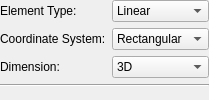
              <widget class="QFrame" name="MeshInputs">
               <property name="frameShape">
                <enum>QFrame::Shape::NoFrame</enum>
               </property>
               <property name="frameShadow">
                <enum>QFrame::Shadow::Raised</enum>
               </property>
               <layout class="QFormLayout" name="formLayout_9">
                <property name="horizontalSpacing">
                 <number>0</number>
                </property>
                <property name="leftMargin">
                 <number>0</number>
                </property>
                <property name="topMargin">
                 <number>0</number>
                </property>
                <property name="rightMargin">
                 <number>0</number>
                </property>
                <property name="bottomMargin">
                 <number>0</number>
                </property>
                <item row="0" column="1">
                 <layout class="QFormLayout" name="formLayout_11">
                  <property name="fieldGrowthPolicy">
                   <enum>QFormLayout::FieldGrowthPolicy::ExpandingFieldsGrow</enum>
                  </property>
                  <property name="labelAlignment">
                   <set>Qt::AlignmentFlag::AlignLeading|Qt::AlignmentFlag::AlignLeft|Qt::AlignmentFlag::AlignTop</set>
                  </property>
                  <property name="horizontalSpacing">
                   <number>6</number>
                  </property>
                  <property name="verticalSpacing">
                   <number>6</number>
                  </property>
                  <property name="leftMargin">
                   <number>0</number>
                  </property>
                  <property name="rightMargin">
                   <number>0</number>
                  </property>
                  <property name="bottomMargin">
                   <number>6</number>
                  </property>
                  <item row="1" column="0">
                   <widget class="QLabel" name="LElementType">
                    <property name="sizePolicy">
                     <sizepolicy hsizetype="Expanding" vsizetype="Preferred">
                      <horstretch>0</horstretch>
                      <verstretch>0</verstretch>
                     </sizepolicy>
                    </property>
                    <property name="text">
                     <string>&lt;html&gt;&lt;head/&gt;&lt;body&gt;&lt;p&gt;Element Type:&lt;/p&gt;&lt;/body&gt;&lt;/html&gt;</string>
                    </property>
                   </widget>
                  </item>
                  <item row="1" column="1">
                   <widget class="QComboBox" name="INElementType">
                    <property name="sizePolicy">
                     <sizepolicy hsizetype="Expanding" vsizetype="Fixed">
                      <horstretch>0</horstretch>
                      <verstretch>0</verstretch>
                     </sizepolicy>
                    </property>
                    <item>
                     <property name="text">
                      <string>Linear</string>
                     </property>
                    </item>
                    <item>
                     <property name="text">
                      <string>Quadratic</string>
                     </property>
                    </item>
                    <item>
                     <property name="text">
                      <string>Cubic</string>
                     </property>
                    </item>
                   </widget>
                  </item>
                  <item row="2" column="0">
                   <widget class="QLabel" name="LCoordinateSystem">
                    <property name="sizePolicy">
                     <sizepolicy hsizetype="Expanding" vsizetype="Preferred">
                      <horstretch>0</horstretch>
                      <verstretch>0</verstretch>
                     </sizepolicy>
                    </property>
                    <property name="text">
                     <string>Coordinate System:</string>
                    </property>
                   </widget>
                  </item>
                  <item row="2" column="1">
                   <widget class="QComboBox" name="INCoordinateSystem">
                    <property name="sizePolicy">
                     <sizepolicy hsizetype="Expanding" vsizetype="Fixed">
                      <horstretch>0</horstretch>
                      <verstretch>0</verstretch>
                     </sizepolicy>
                    </property>
                    <item>
                     <property name="text">
                      <string>Rectangular</string>
                     </property>
                    </item>
                    <item>
                     <property name="text">
                      <string>Cylindrical</string>
                     </property>
                    </item>
                   </widget>
                  </item>
                  <item row="3" column="0">
                   <widget class="QLabel" name="LDimension">
                    <property name="sizePolicy">
                     <sizepolicy hsizetype="Expanding" vsizetype="Preferred">
                      <horstretch>0</horstretch>
                      <verstretch>0</verstretch>
                     </sizepolicy>
                    </property>
                    <property name="text">
                     <string>Dimension:</string>
                    </property>
                   </widget>
                  </item>
                  <item row="3" column="1">
                   <widget class="QComboBox" name="INDimension">
                    <property name="sizePolicy">
                     <sizepolicy hsizetype="Expanding" vsizetype="Fixed">
                      <horstretch>0</horstretch>
                      <verstretch>0</verstretch>
                     </sizepolicy>
                    </property>
                    <item>
                     <property name="text">
                      <string>3D</string>
                     </property>
                    </item>
                    <item>
                     <property name="text">
                      <string>2D</string>
                     </property>
                    </item>
                   </widget>
                  </item>
                  <item row="4" column="0" colspan="2">
                   <widget class="Line" name="line">
                    <property name="orientation">
                     <enum>Qt::Orientation::Horizontal</enum>
                    </property>
                   </widget>
                  </item>
                 </layout>
                </item>
               </layout>
              </widget>
